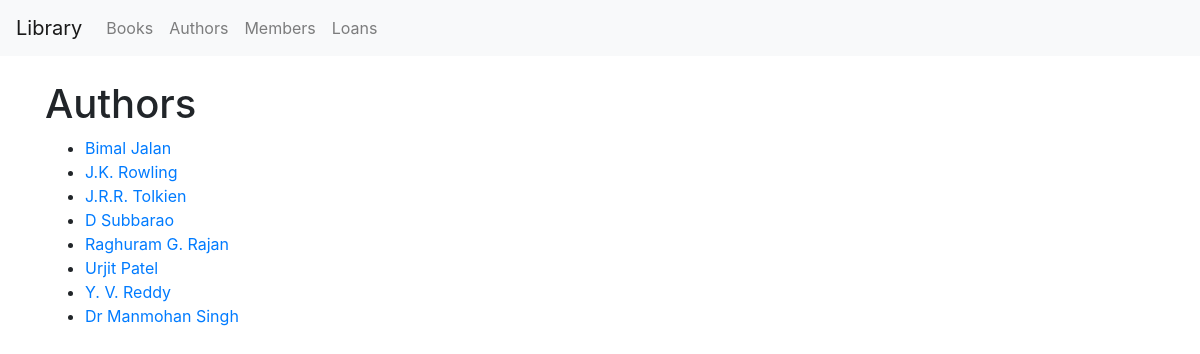
Screenshot of /authors/ with the database file from the repository.
### library/models.py (models this page shows, shortened)
class Author(models.Model):
    name = models.CharField(max_length=100)
    biography = models.TextField()
    nationality = models.CharField(max_length=100)

### library/views.py (the view)
# urls.py: path('authors/', views.AuthorListView.as_view(), name='author-list'),
class AuthorListView(ListView):
    model = Author
    template_name = 'library/author_list.html'
    context_object_name = 'authors'

### library/templates/library/author_list.html
{% extends 'library/base.html' %}
{% block content %}
    <h1>Authors</h1>
    <ul>
        {% for author in authors %}
            <li><a href="{% url 'author-detail' author.pk %}">{{ author.name }}</a></li>
        {% endfor %}
    </ul>
{% endblock %}

### rows the page displays
Author: name "Bimal Jalan"
Author: name "J.K. Rowling"
Author: name "J.R.R. Tolkien"
Author: name "D Subbarao"
Author: name "Raghuram G. Rajan"
Author: name "Urjit Patel"
Author: name "Y. V. Reddy"
Author: name "Dr Manmohan Singh"
